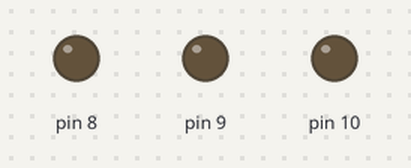
A sketch run on a simulated Arduino Uno, built with avr-gcc and run on an emulated ATmega328P. Parts: output pins drawn as LEDs (lit = HIGH).

Above: at 0.5 s.
At 2.5 s:
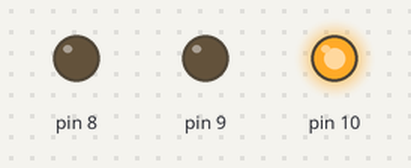
At 3.87 s:
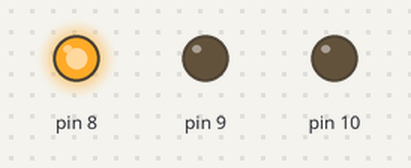
At 8.3 s:
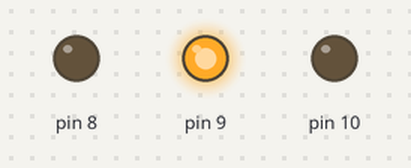
Timing chart, 0 to 9.0 s (numbered marks = the images above):
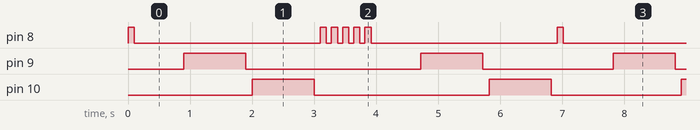

The sketch:

Aula11.ino
```cpp
void setup() {
  // put your setup code here, to run once:
  pinMode(8,OUTPUT);
  pinMode(9,OUTPUT);
  pinMode(10,OUTPUT);


}
void retornoLed (){
  digitalWrite(8,HIGH);
   delay(100); //milisegundos
    digitalWrite(8,LOW); //desliga o led
   delay(80);

   digitalWrite(8,HIGH);
   delay(100); //milisegundos
    digitalWrite(8,LOW); //desliga o led
   delay(80);

   digitalWrite(8,HIGH);
   delay(100); //milisegundos
    digitalWrite(8,LOW); //desliga o led
   delay(80);

   digitalWrite(8,HIGH);
   delay(100); //milisegundos
    digitalWrite(8,LOW); //desliga o led
   delay(80);

   digitalWrite(8,HIGH);
   delay(100); //milisegundos
    digitalWrite(8,LOW); //desliga o led
   delay(800);
}

void loop() {
  // put your main code here, to run repeatedly:

  piscaLED();
  retornoLed ();
  piscaAMVER();


}

void piscaLED(){


   digitalWrite(8,HIGH);
   delay(100); //milisegundos
    digitalWrite(8,LOW); //desliga o led
   delay(800);


   digitalWrite(9,HIGH);
   delay(1000);
   digitalWrite(9,LOW);
   delay(100);

   digitalWrite(10,HIGH);
   delay(1000);
   digitalWrite(10,LOW);
   delay(100);
}
void piscaAMVER(){

digitalWrite(9,HIGH);
   delay(1000);
   digitalWrite(9,LOW);
   delay(100);

   digitalWrite(10,HIGH);
   delay(1000);
   digitalWrite(10,LOW);
   delay(100);


}
```

Complementos.ino
```cpp
void lerBotao() {


}
```

Measured:
- by itself, pin 8: repeats every 6.9 s: LOW 3.0 s, 4 × (HIGH 0.10 s, LOW 0.08 s), HIGH 0.10 s, LOW 3.0 s, HIGH 0.10 s
- by itself, pin 9, pin 10: repeats every 6.9 s: LOW 2.8 s, HIGH 1.0 s, LOW 2.1 s, HIGH 1.0 s
- by itself, everything shown: repeats every 6.9 s, in 20 steps
